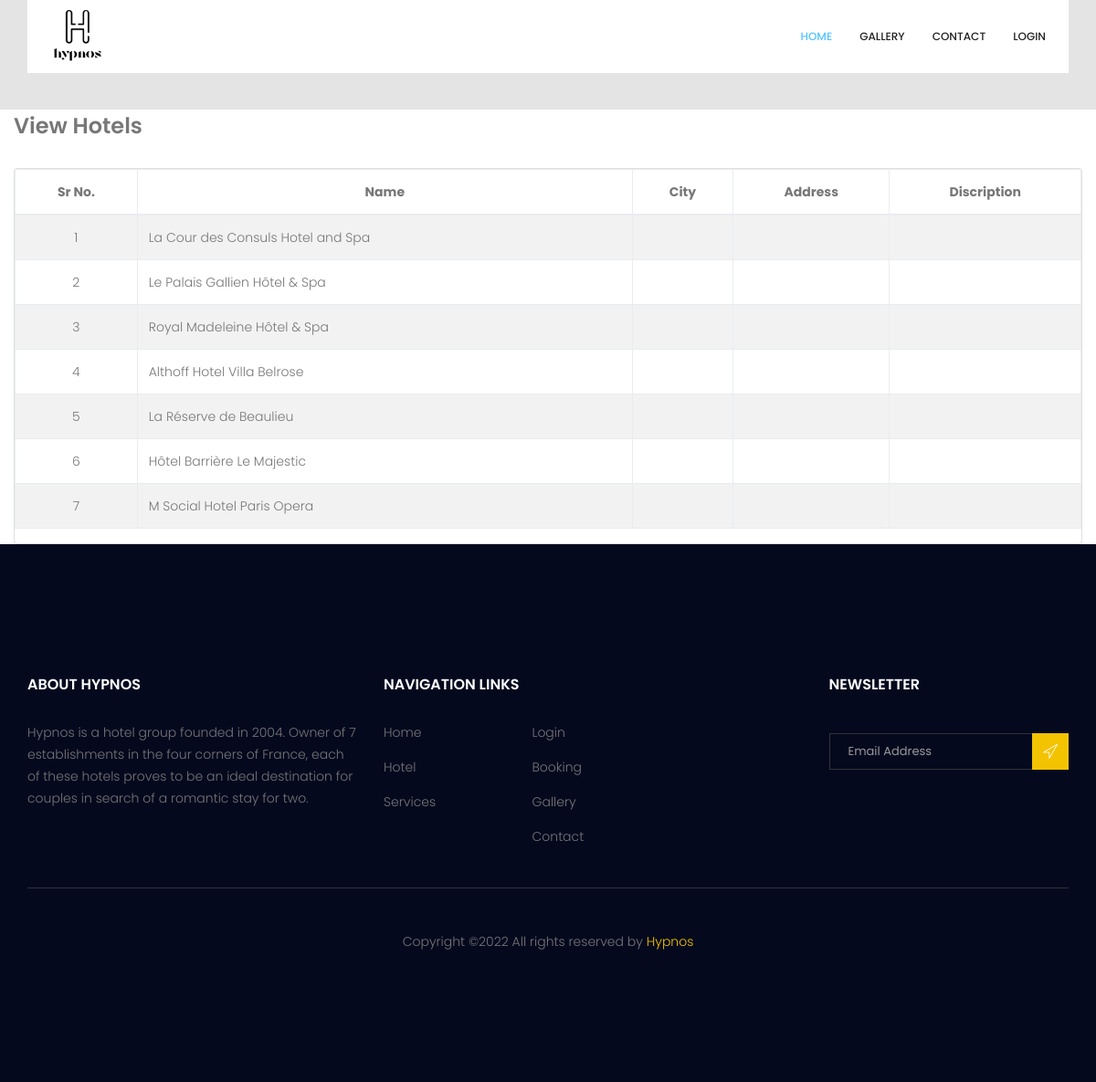
The app's page /hotelView.php with its own data.
### tables this page shows
CREATE TABLE `hotel` (
  `id` int(111) NOT NULL,
  `mh` int(111) NOT NULL,
  `Group_id` int(111) NOT NULL,
  `first_name` varchar(111) NOT NULL,
  `last_name` varchar(111) NOT NULL,
  `description` varchar(111) NOT NULL,
  `city` varchar(111) NOT NULL,
  `address` varchar(111) NOT NULL,
  `is_deleted` int(111) NOT NULL,
  `is_updated` int(111) NOT NULL,
  `updated_on` int(111) NOT NULL,
  `Created_on` int(111) NOT NULL
);

### hotelView.php (the view, shortened to what this page needs)
<?php
include('db/db.php');
?>
<!doctype html>
<html lang="en">
    <head>
        <link rel="stylesheet" href="css/bootstrap.css">
        <link rel="stylesheet" href="vendors/linericon/style.css">
        <link rel="stylesheet" href="css/font-awesome.min.css">
        <link rel="stylesheet" href="vendors/owl-carousel/owl.carousel.min.css">
        <link rel="stylesheet" href="vendors/bootstrap-datepicker/bootstrap-datetimepicker.min.css">
        <link rel="stylesheet" href="vendors/nice-select/css/nice-select.css">
        <link rel="stylesheet" href="vendors/owl-carousel/owl.carousel.min.css">
        <link rel="stylesheet" href="css/style.css">
        <link rel="stylesheet" href="css/responsive.css">
    </head>
    <body style="background-color: #e4e4e4;">
 <?php include('common/header.php');?>
    <section class="content" style="margin-top: 120px;">
          <div class="container-fluid">
            <div class="row">
                <div class="col-12">
                  <h3>View Hotels</h3>
                </div>
            </div>
          </div>
    </section>
    <section class="content">
      <div class="container-fluid">
        <div class="row">
          <div class="col-12">
               <div class="card" style="margin-top:20px;">
               <div class="">
                 <div>
                <table id="example1" class="table table-bordered table-striped">
                  <thead>
                  <tr align="center">
                    <th>Sr No.</th>
                    <th>Name</th>
                    <th>City</th>
                    <th>Address</th>
                    <th>Discription</th>
                  </tr>
                  </thead>
                  <tbody>
                    <?php
                    $sql="Select * FROM hotel WHERE is_deleted=0";
                    $result = mysqli_query($con, $sql);
                    if ($result)
                    {
                      if (mysqli_num_rows($result)>0)
                          { $Sr=1;
                          While($row=mysqli_fetch_array($result))
                        { ?>
                            <tr style="width: 100%" align="center">
                                <td><?php echo  $Sr++; ?></td>
                                <td style="text-align:left;"><?Php echo  $row['first_name'];?></td>
                                <td><?php echo  $row['city']; ?></td>
                                <td><?php echo  $row['address']; ?></td>
                                <td><?php echo  $row['description']; ?></td>
                            </tr>
                        <?php
                        }
                        }
                      }?>
                 </tbody>
                </table>
                </div>
              </div>
            </div>
          </div>
        </div>
      </div>
    </section>
 <?php include('common/footer.php');?>
    </body>
</html>

### css/style.css (style rules this page uses)
body { line-height: 24px; font-size: 14px; font-family: "Poppins", sans-serif; font-weight: 300; color: #777777; }
section { background: #fff; }
h1, h2, h3, h4, h5, h6 { font-family: "Poppins", sans-serif; font-weight: 600; }
h3 { font-size: 24px; }
h1, h2, h3, h4, h5, h6 { line-height: 1.5em; }

### records on screen
hotel: first_name "La Cour des Consuls Hotel and Spa"
hotel: first_name "Le Palais Gallien Hôtel & Spa"
hotel: first_name "Royal Madeleine Hôtel & Spa"
hotel: first_name "Althoff Hotel Villa Belrose"
hotel: first_name "La Réserve de Beaulieu"
hotel: first_name "Hôtel Barrière Le Majestic"
hotel: first_name "M Social Hotel Paris Opera"
